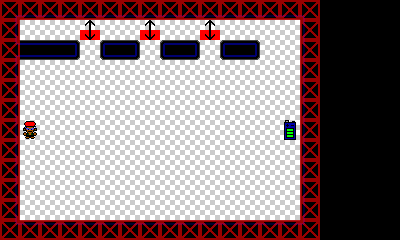

The image is a tile-based game level rendered from a .tmx file. Its description and source (layers, tilesets, objects; grid data summarised) follow:
An orthogonal 20x12 tile map with 20x20 px tiles, 4 tile layers (draw-bg, draw-fg, collision, spawn), 3 tilesets.

<map version="1.0" orientation="orthogonal" width="20" height="12" tilewidth="20" tileheight="20">
 <tileset firstgid="1" name="collision" tilewidth="20" tileheight="20">
  <image source="collision.png" width="200" height="40" />
 </tileset>
 <tileset firstgid="21" name="draw" tilewidth="20" tileheight="20">
  <image source="draw.png" width="220" height="160" />
 </tileset>
 <tileset firstgid="109" name="spawn" tilewidth="20" tileheight="20">
  <image source="spawn.png" width="220" height="80" />
 </tileset>
 <layer name="draw-bg" width="20" height="12">
  <data>[240 cells, 192 non-empty, 11 distinct tile ids]</data>
 </layer>
 <layer name="draw-fg" width="20" height="12">
  <data>[240 cells, 9 non-empty, 3 distinct tile ids]</data>
 </layer>
 <layer name="collision" width="20" height="12" opacity="0.6">
  <data>[240 cells, 52 non-empty, 1 distinct tile ids]</data>
 </layer>
 <layer name="spawn" width="20" height="12">
  <data>[240 cells, 5 non-empty, 3 distinct tile ids]</data>
 </layer>
</map>